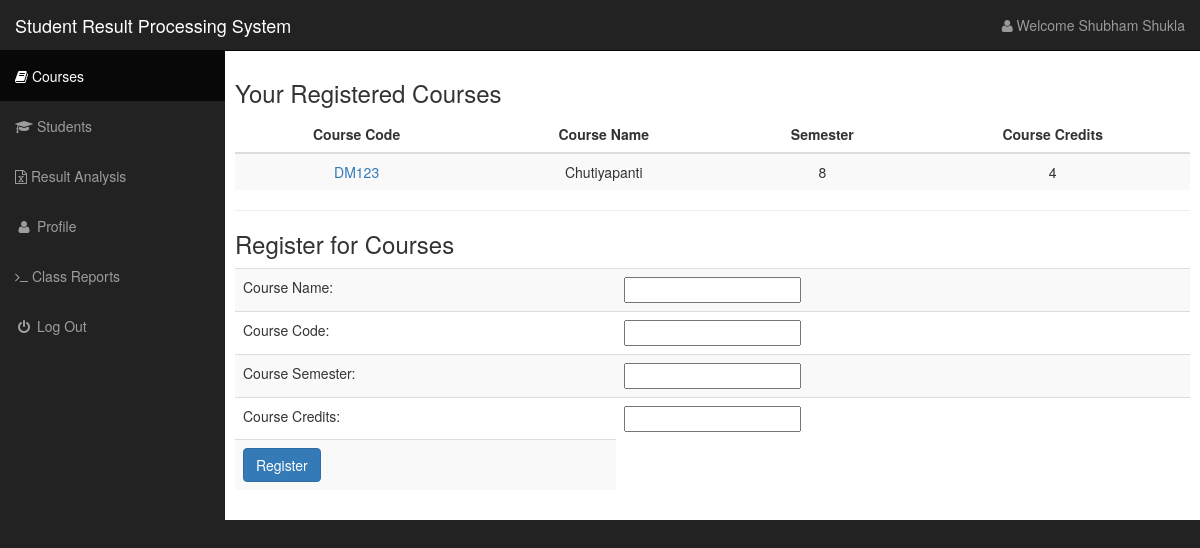
/views/landingPageMain.php (signed in), run on an earlier commit of the app's database.
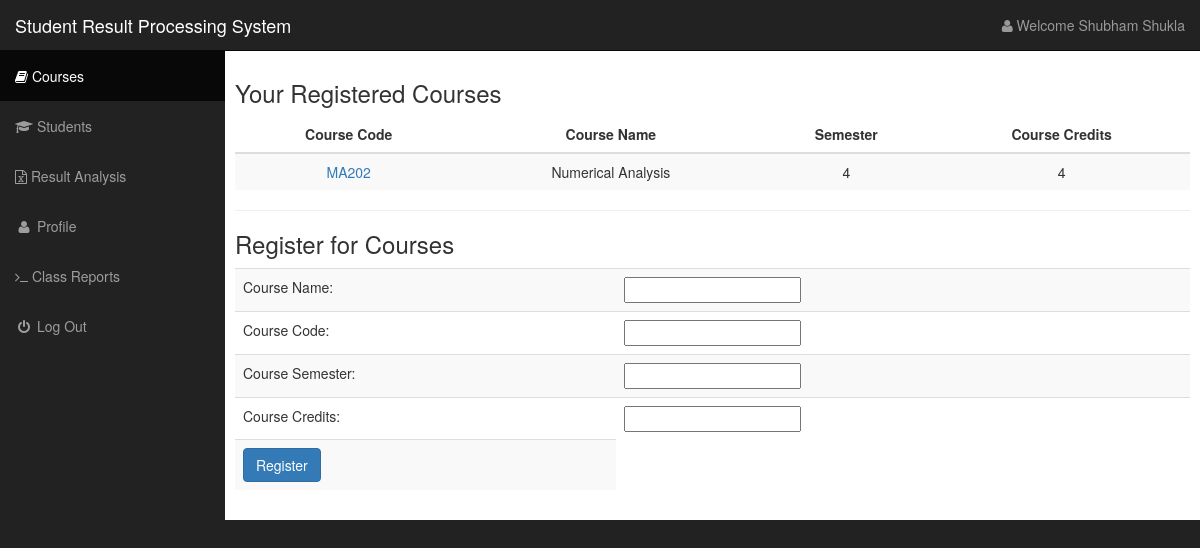
And on a later commit of the database.
### tables this page shows
CREATE TABLE IF NOT EXISTS `courses` (
  `course_code` varchar(10) NOT NULL,
  `course_name` varchar(100) NOT NULL,
  `semester` int(3) NOT NULL,
  `credits` int(3) NOT NULL,
  `username` varchar(50) NOT NULL,
  PRIMARY KEY (`course_code`,`username`)
);

### views/landingPageMain.php (the view, shortened to what the changed rows need)
<?php
if(!isset($_SESSION['username'])){
	header("Location: http://localhost/studentMarks/views/index.php");
}else{
$username = $_SESSION['username'];
}
?>
<!DOCTYPE html>
<html lang="en">
<head>
    <link href="http://localhost/studentMarks/sideBar/css/bootstrap.min.css" rel="stylesheet">
    <link href="http://localhost/studentMarks/sideBar/css/sb-admin.css" rel="stylesheet">
    <link href="http://localhost/studentMarks/sideBar/css/plugins/morris.css" rel="stylesheet">
    <link href="http://localhost/studentMarks/sideBar/font-awesome/css/font-awesome.min.css" rel="stylesheet" type="text/css">
</head>
<body>
    <div id="wrapper">
        <nav class="navbar navbar-inverse navbar-fixed-top" role="navigation">
            <div class="navbar-header">
                <a class="navbar-brand" href="http://localhost/studentMarks/views/landingPageMain.php">Student Result Processing System</a>
            </div>
        </nav>
        <div id="page-wrapper">
			<div id="container-fluid">
			<table class="table table-bordred table-striped table-hover">
        <thead>
            <tr>
              <th><center>Course Code</center></th>
              <th><center>Course Name</center></th>
              <th><center>Semester</center></th>
              <th><center>Course Credits</center></th>
                          </tr>
        </thead>
        <tbody>
        <?php
			 $sqlTable = "SELECT course_code,course_name,semester,credits FROM courses WHERE username LIKE '%$username%'";
             global $link;
                $resultTable = $link -> query($sqlTable);
              if (mysqli_num_rows($resultTable) > 0) {
               while($row2 = mysqli_fetch_array($resultTable)) {
                $courseCode= $row2['course_code'];
				$courseName= $row2['course_name'];
				$courseSemester= $row2['semester'];
				$courseCredits= $row2['credits'];
        echo "<tr>";
         echo "<td>"."<center>".'<a href="http://localhost/studentMarks/views/courseLanding.php?id=' . $courseCode . '">'.$courseCode.'</a>'."</center>"."</td>";
        echo "<td>"."<center>".$courseName."</center>"."</td>";
        echo "<td>"."<center>".$courseSemester."</center>"."</td>";
        echo "<td>"."<center>".$courseCredits."</center>"."</td>";
        echo "</tr>";
    }
}else {
	echo "<tr>";
    echo "<td>"."<center>"."You have not registered for any courses yet."."</center>"."</td>";
	echo "</tr>";
}
?>
        </tbody>
    </table>
			</div>
        </div>
    </div>
</body>
</html>

What changed in the data, as far as the page shows it:
removed courses: course_code "DM123", course_name "Chutiyapanti", semester "8", credits "4"
added courses: course_code "MA202", course_name "Numerical Analysis", semester "4", credits "4"
